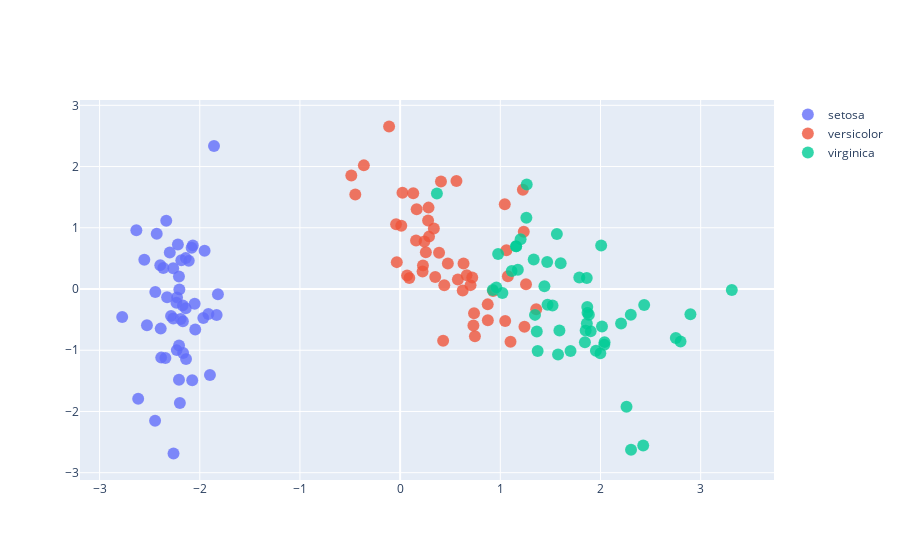

Source (notebook cell):
### Markdown cell above
Y, por último, representamos gráficamente el nuevo espacio de datos, con éstas últimas líneas:

### Code cell
results = []

for name in ('setosa', 'versicolor', 'virginica'):
    result = go.Scatter(x=Y[y==name,0], y = Y[y==name, 1], 
                    mode = "markers", name=name, 
                     marker=go.Marker(size = 12, line = go.Line(color='rgba(220,220,220,0.15)', width=0.5), opacity = 0.8))
    results.append(result)

data = go.Data(results)
layout = go.Layout(showlegend=True, scene =go.Scene(xaxis=go.XAxis(title="Componente Principal 1"),
                                             yaxis=go.YAxis(title="Componente Principal 2")))

fig = go.Figure(data=data, layout=layout)
fig.show()
